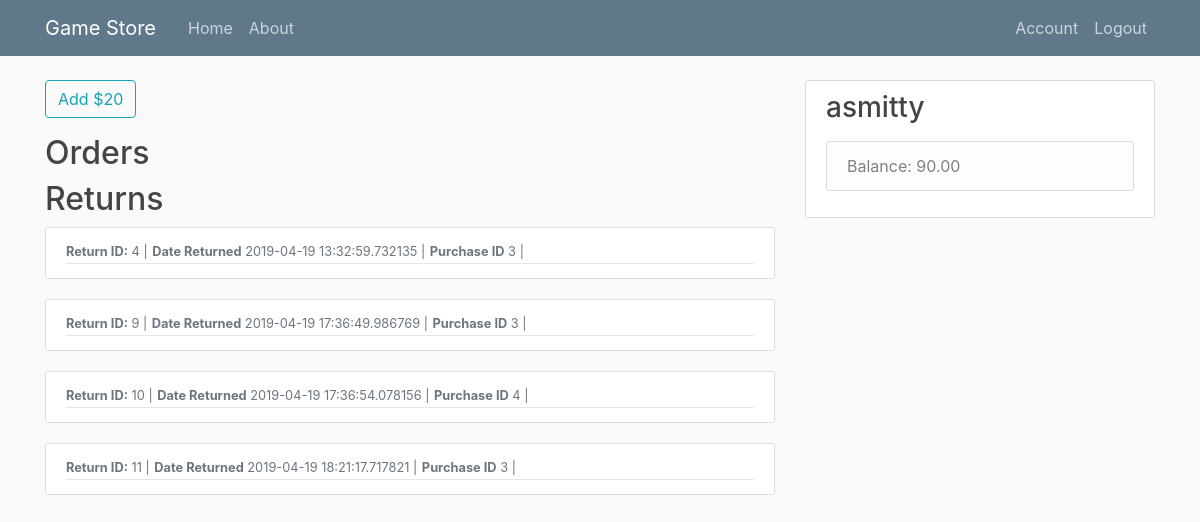
Screenshot of /account (signed in) with the database file from the repository.
### game_store/models.py (models this page shows, shortened)
class Return(db.Model):
    id = db.Column(db.Integer, primary_key=True)
    customer_id = db.Column(db.Integer, db.ForeignKey('customer.id'), nullable=False)
    date = db.Column(db.DateTime, nullable=False)
    purchase_id = db.Column(db.Integer, db.ForeignKey('purchase.id'), nullable=False)

class Customer(db.Model, UserMixin):
    id = db.Column(db.Integer, primary_key=True)
    username = db.Column(db.String(20), unique=True, nullable=False)
    email = db.Column(db.String(120), unique=True, nullable=False)
    password = db.Column(db.String(60), nullable=False)
    balance = db.Column(db.Numeric(4, 2))
    orders = db.relationship("Purchase", cascade="all, delete-orphan")
    returns = db.relationship("Return", cascade="all, delete-orphan")
    __table_args__ = (
        CheckConstraint(balance >= 0, name='check_bar_positive'),
        {})

### game_store/routes.py (the view)
@app.route("/account", methods=['GET', 'POST'])
@login_required
def account():
    form = AddMoneyForm()
    if form.validate_on_submit():
        current_user.balance += 20
        db.session.commit()
        return redirect(url_for('account'))
    orders = Purchase.query.all()
    games = Game.query.all()
    returns = Return.query.all()
    return render_template('account.html', orders=orders, games=games, returns=returns, form=form)

### game_store/forms.py
class AddMoneyForm(FlaskForm):
    submit = SubmitField('Add $20')

### game_store/models.py (called while the page is built)
@login_manager.user_loader
def load_user(user_id):
    return Customer.query.get(int(user_id))

### game_store/templates/account.html (shortened to what this page needs)
{% extends "layout.html" %}
{% block content %}
<form method="POST" action="">
    <div class="form-group">
        {{ form.submit(class="btn btn-outline-info") }}
    </div>
</form>
<h2>Orders</h2>
<h2>Returns</h2>
    {% for return in returns %}
        {% if return.customer_id == current_user.id %}
            <article class="media content-section">
              <div class="media-body">
                    <div class="article-metadata">
                        <small class="text-muted"><strong>Return ID:</strong>      {{ return.id }}     |</small>
                        <small class="text-muted"><strong>Date Returned</strong>      {{ return.date }}     |</small>
                        <small class="text-muted"><strong>Purchase ID</strong>      {{ return.purchase_id }}    |</small>
                    </div>
              </div>
            </article>
        {% endif %}
    {% endfor %}
{% endblock content %}

### game_store/templates/layout.html (shortened to what this page needs)
<!DOCTYPE html>
<html>
<head>
    <link rel="stylesheet" href="https://maxcdn.bootstrapcdn.com/bootstrap/4.0.0/css/bootstrap.min.css">
    <link rel="stylesheet" type="text/css" href="{{ url_for('static', filename='main.css') }}">
</head>
<body>
    <header class="site-header">
      <nav class="navbar navbar-expand-md navbar-dark bg-steel fixed-top">
        <div class="container">
          <a class="navbar-brand mr-4" href="/">Game Store</a>
          <div class="collapse navbar-collapse" id="navbarToggle">
            <div class="navbar-nav mr-auto">
              <a class="nav-item nav-link" href="{{ url_for('home') }}">Home</a>
              <a class="nav-item nav-link" href="{{ url_for('about') }}">About</a>
            </div>
            <div class="navbar-nav">
              {% if current_user.is_authenticated %}
                <a class="nav-item nav-link" href="{{ url_for('account') }}">Account</a>
                <a class="nav-item nav-link" href="{{ url_for('logout') }}">Logout</a>
              {% else %}
                <a class="nav-item nav-link" href="{{ url_for('login') }}">Login</a>
                <a class="nav-item nav-link" href="{{ url_for('register') }}">Register</a>
              {% endif %}
            </div>
          </div>
        </div>
      </nav>
    </header>
    <main role="main" class="container">
      <div class="row">
        <div class="col-md-8">
          {% block content %}{% endblock %}
        </div>
        <div class="col-md-4">
          <div class="content-section">
            <h3>{{ current_user.username }}</h3>
            <p class='text-muted'>
              <ul class="list-group">
                <li class="list-group-item list-group-item-light">Balance: {{ current_user.balance }}</li>
              </ul>
            </p>
          </div>
        </div>
      </div>
    </main>
</body>
</html>

### game_store/static/main.css (style rules this page uses)
body { background: #fafafa; color: #333333; margin-top: 5rem; }
h1, h2, h3, h4, h5, h6 { color: #444444; }
.bg-steel { background-color: #5f788a; }
.site-header .navbar-nav .nav-link { color: #cbd5db; }
.content-section { background: #ffffff; padding: 10px 20px; border: 1px solid #dddddd; border-radius: 3px; margin-bottom: 20px; }
.article-metadata { padding-bottom: 1px; margin-bottom: 4px; border-bottom: 1px solid #e3e3e3 }

### rows the page displays
Return: id "4", date "2019-04-19 13:32:59.732135", purchase_id "3"
Return: id "9", date "2019-04-19 17:36:49.986769", purchase_id "3"
Return: id "10", date "2019-04-19 17:36:54.078156", purchase_id "4"
Return: id "11", date "2019-04-19 18:21:17.717821", purchase_id "3"
Customer: username "asmitty", balance "90.00"
